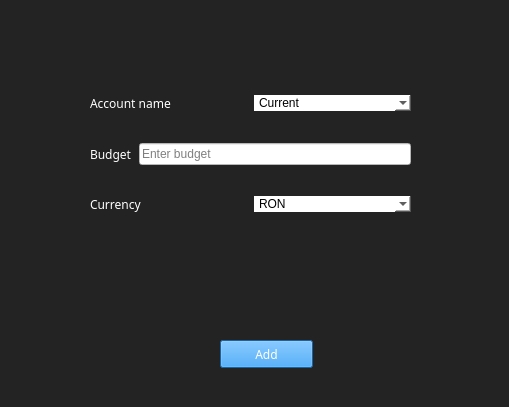
<?xml version="1.0" encoding="UTF-8"?>
<ui version="4.0">
 <class>Form</class>
 <widget class="QWidget" name="Form">
  <property name="geometry">
   <rect>
    <x>0</x>
    <y>0</y>
    <width>509</width>
    <height>407</height>
   </rect>
  </property>
  <property name="windowTitle">
   <string>Account add</string>
  </property>
  <property name="styleSheet">
   <string notr="true">background-color: rgb(35,35,35)</string>
  </property>
  <widget class="QPushButton" name="pb_add">
   <property name="geometry">
    <rect>
     <x>220</x>
     <y>340</y>
     <width>93</width>
     <height>28</height>
    </rect>
   </property>
   <property name="font">
    <font>
     <family>OCR A Extended</family>
    </font>
   </property>
   <property name="styleSheet">
    <string notr="true">background-color:#228be6;
color: #fff
</string>
   </property>
   <property name="text">
    <string>Add</string>
   </property>
  </widget>
  <widget class="QWidget" name="">
   <property name="geometry">
    <rect>
     <x>90</x>
     <y>70</y>
     <width>321</width>
     <height>171</height>
    </rect>
   </property>
   <layout class="QVBoxLayout" name="verticalLayout">
    <item>
     <layout class="QHBoxLayout" name="horizontalLayout">
      <item>
       <widget class="QLabel" name="label_accountname">
        <property name="font">
         <font>
          <family>OCR A Extended</family>
         </font>
        </property>
        <property name="styleSheet">
         <string notr="true">color : #fff;</string>
        </property>
        <property name="text">
         <string>Account name</string>
        </property>
       </widget>
      </item>
      <item>
       <widget class="QComboBox" name="cb_accountnames">
        <property name="styleSheet">
         <string notr="true">background-color : #fff;
border : no-border;</string>
        </property>
        <item>
         <property name="text">
          <string>Current</string>
         </property>
        </item>
        <item>
         <property name="text">
          <string>Savings</string>
         </property>
        </item>
        <item>
         <property name="text">
          <string>Business</string>
         </property>
        </item>
        <item>
         <property name="text">
          <string>Investment</string>
         </property>
        </item>
       </widget>
      </item>
     </layout>
    </item>
    <item>
     <layout class="QHBoxLayout" name="horizontalLayout_2">
      <item>
       <widget class="QLabel" name="label_budget">
        <property name="font">
         <font>
          <family>OCR A Extended</family>
         </font>
        </property>
        <property name="styleSheet">
         <string notr="true">color : #fff;</string>
        </property>
        <property name="text">
         <string>Budget</string>
        </property>
       </widget>
      </item>
      <item>
       <widget class="QLineEdit" name="le_budgetname">
        <property name="styleSheet">
         <string notr="true">background-color : #fff</string>
        </property>
        <property name="placeholderText">
         <string>Enter budget</string>
        </property>
       </widget>
      </item>
     </layout>
    </item>
    <item>
     <layout class="QHBoxLayout" name="horizontalLayout_3">
      <item>
       <widget class="QLabel" name="l_currency">
        <property name="font">
         <font>
          <family>OCR A Extended</family>
         </font>
        </property>
        <property name="styleSheet">
         <string notr="true">color : #fff</string>
        </property>
        <property name="text">
         <string>Currency</string>
        </property>
       </widget>
      </item>
      <item>
       <widget class="QComboBox" name="cb_currency">
        <property name="styleSheet">
         <string notr="true">background-color : #fff;
border : no-border;</string>
        </property>
        <item>
         <property name="text">
          <string>RON</string>
         </property>
        </item>
        <item>
         <property name="text">
          <string>EUR</string>
         </property>
        </item>
        <item>
         <property name="text">
          <string>GBP</string>
         </property>
        </item>
        <item>
         <property name="text">
          <string>USD</string>
         </property>
        </item>
       </widget>
      </item>
     </layout>
    </item>
   </layout>
  </widget>
 </widget>
 <resources/>
 <connections/>
</ui>
